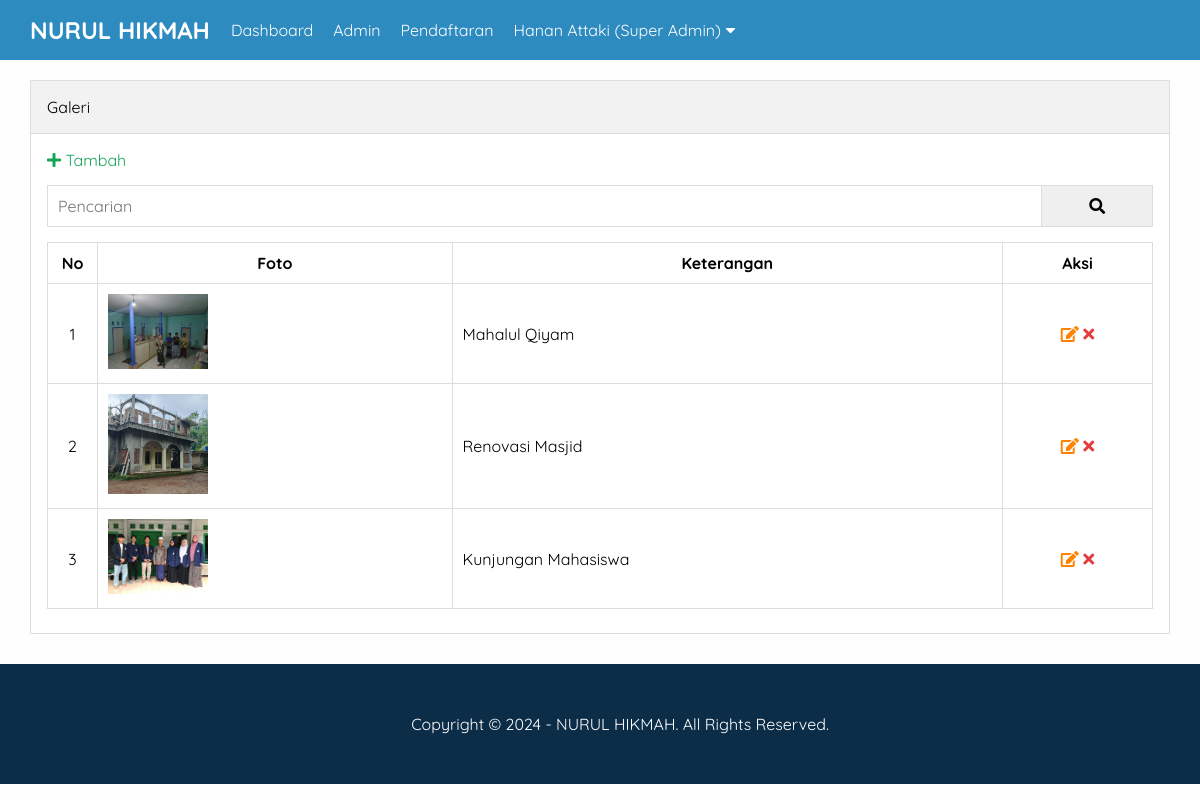
The page /admin/galeri.php (signed in) on the database its author committed.
### tables this page shows
CREATE TABLE `pengaturan` (
  `id` int(11) NOT NULL,
  `nama` varchar(50) NOT NULL,
  `email` varchar(50) NOT NULL,
  `telepon` varchar(20) NOT NULL,
  `alamat` text NOT NULL,
  `logo` varchar(50) NOT NULL,
  `favicon` varchar(50) NOT NULL,
  `tentang_pesantren` text NOT NULL,
  `foto_pesantren` varchar(50) NOT NULL,
  `google_maps` text NOT NULL,
  `nama_pimpinan` varchar(50) NOT NULL,
  `foto_pimpinan` varchar(50) NOT NULL,
  `sambutan_pimpinan` text NOT NULL,
  `created_at` timestamp NOT NULL DEFAULT current_timestamp(),
  `updated_at` datetime DEFAULT NULL
);

CREATE TABLE `galeri` (
  `id` int(11) NOT NULL,
  `foto` varchar(50) NOT NULL,
  `keterangan` varchar(50) NOT NULL,
  `created_at` timestamp NOT NULL DEFAULT current_timestamp(),
  `updated_at` datetime DEFAULT NULL
);

### admin/galeri.php (the view, shortened to what this page needs)
<?php include 'header.php' ?>
<div class="content">
    <div class="container">
        <div class="box">
            <div class="box-header">
                Galeri
            </div>
            <div class="box-body">
                <a href="tambah-galeri.php" class="text-green"><i class="fa fa-plus"></i> Tambah</a>
                <form action="">
                    <div class="input-group">
                        <input type="text" name="key" placeholder="Pencarian">
                        <button type="submit"><i class="fa fa-search"></i></button>
                    </div>
                </form>
                <table class="table">
                    <thead>
                        <tr>
                            <th>No</th>
                            <th>Foto</th>
                            <th>Keterangan</th>
                            <th>Aksi</th>
                        </tr>
                    </thead>
                    <tbody>
                        <?php
                        $no = 1;
                        $where = " WHERE 1=1 ";
                        $galeri = mysqli_query($conn, "SELECT * FROM galeri $where ORDER BY id DESC");
                        if (mysqli_num_rows($galeri) > 0) {
                            while ($p = mysqli_fetch_array($galeri)) {
                        ?>
                        <tr>
                            <td><?= $no++ ?></td>
                            <td><img src="../uploads/galeri/<?= $p['foto'] ?>" width="100px"></td>
                            <td><?= $p['keterangan'] ?></td>
                            <td>
                                <a href="edit-galeri.php?id=<?= $p['id'] ?>" title="Edit Data" class="text-orange"><i
                                        class="fa fa-edit"></i></a>
                                <a href="hapus.php?idgaleri=<?= $p['id'] ?>"
                                    onclick="return confirm('Yakin ingin hapus ?')" title="Hapus Data"
                                    class="text-red"><i class="fa fa-times"></i></a>
                            </td>
                        </tr>
                        <?php }
                        } else { ?>
                        <tr>
                            <td colspan="4">Data tidak ada</td>
                        </tr>
                        <?php } ?>
                    </tbody>
                </table>
            </div>
        </div>
    </div>
</div>
<?php include 'footer.php' ?>

### admin/header.php (shortened to what this page needs)
<?php
include '../koneksi.php';
$identitas = mysqli_query($conn, "SELECT * FROM pengaturan ORDER BY id DESC LIMIT 1");
$d = mysqli_fetch_object($identitas);
?>
<!DOCTYPE html>
<html>
<head>
    <link rel="stylesheet" type="text/css" href="../assets/css/admin.css">
    <link rel="stylesheet" href="https://cdnjs.cloudflare.com/ajax/libs/font-awesome/5.15.3/css/all.min.css"
 />
</head>
<body class="bg-light">
    <div class="navbar">
        <div class="container">
            <h2 class="nav-brand float-left"><a href="index.php"><?= $d->nama ?></a></h2>
            <ul class="nav-menu float-left">
                <li><a href="index.php">Dashboard</a></li>
                <?php if ($_SESSION['ulevel'] == 'Super Admin') { ?>
                <li><a href="admin.php">Admin</a></li>
                <li><a href="pendaftaran.php">Pendaftaran</a></li>
                <?php } ?>
                <li>
                    <a href="#"><?= $_SESSION['uname'] ?> (<?= $_SESSION['ulevel'] ?>) <i
                            class="fa fa-caret-down"></i></a>
                </li>
            </ul>
        </div>
    </div>

### admin/footer.php
<footer>
    <div class="container text-center">
        <p>Copyright &copy; <?= date('Y') ?> - <?= $d->nama ?>. All Rights Reserved.</p>
    </div>
</footer>
</body>
</html>

### assets/css/admin.css (style rules this page uses)
* { margin:0; padding:0; font-family: 'Quicksand', sans-serif; box-sizing: border-box; }
a { text-decoration: none; }
.float-left { float:left; }
.container { width: 1140px; margin:0 auto; }
.container::after { content: ""; display: block; clear: both; }
.bg-light { background-color: #fefefe; }
.box { border:1px solid #ddd; background-color: #fff; }
.box-header { padding:16px; border-bottom:1px solid #ddd; background-color: #f2f2f2; }
.box-body { padding:16px; }
form { margin:15px 0; }
.text-center { text-align: center !important; }
.navbar { height: 60px; width: 100%; background-color: #2E8BC0; position: fixed; top: 0; z-index: 1000; }
.navbar a { color: #fff; }
.nav-brand { display: inline-block; padding:15px 0; margin-right: 16px; }
.nav-menu { display: flex; list-style: none; margin-left: auto; gap: 10px; }
.nav-menu li a { padding: 20px 5px; display: inline-block; }
.content { padding:80px 0 30px 0; }
.table { width:100%; border-collapse: collapse; margin:8px 0; }
.table th, .table td { border:1px solid #ddd; padding:10px; }
.table td:first-child { width:50px; text-align: center; }
.table td:last-child { width:150px; text-align: center; }
.text-red { color: #E43D40; }
.text-orange { color: #FF8300; }
.text-green { color: #18A558; }
.input-group:after { content: ""; clear: both; display: block; }
.input-group input[type="text"] { width: 90%; padding: 10px; font-size: 16px; float: left; border:1px solid #ddd; }
.input-group button { width: 10%; padding: 10px; font-size: 16px; float: left; border:1px solid #ddd; border-left: none; }
footer { padding:50px; background-color: #0C2D48; color: #fff; }

### rows shown on the page
pengaturan: nama "NURUL HIKMAH"
galeri: foto (picture), keterangan "Mahalul Qiyam"
galeri: foto (picture), keterangan "Renovasi Masjid"
galeri: foto (picture), keterangan "Kunjungan Mahasiswa"

### other values the page prints
$_SESSION['uname'] "Hanan Attaki"
$_SESSION['ulevel'] "Super Admin"
